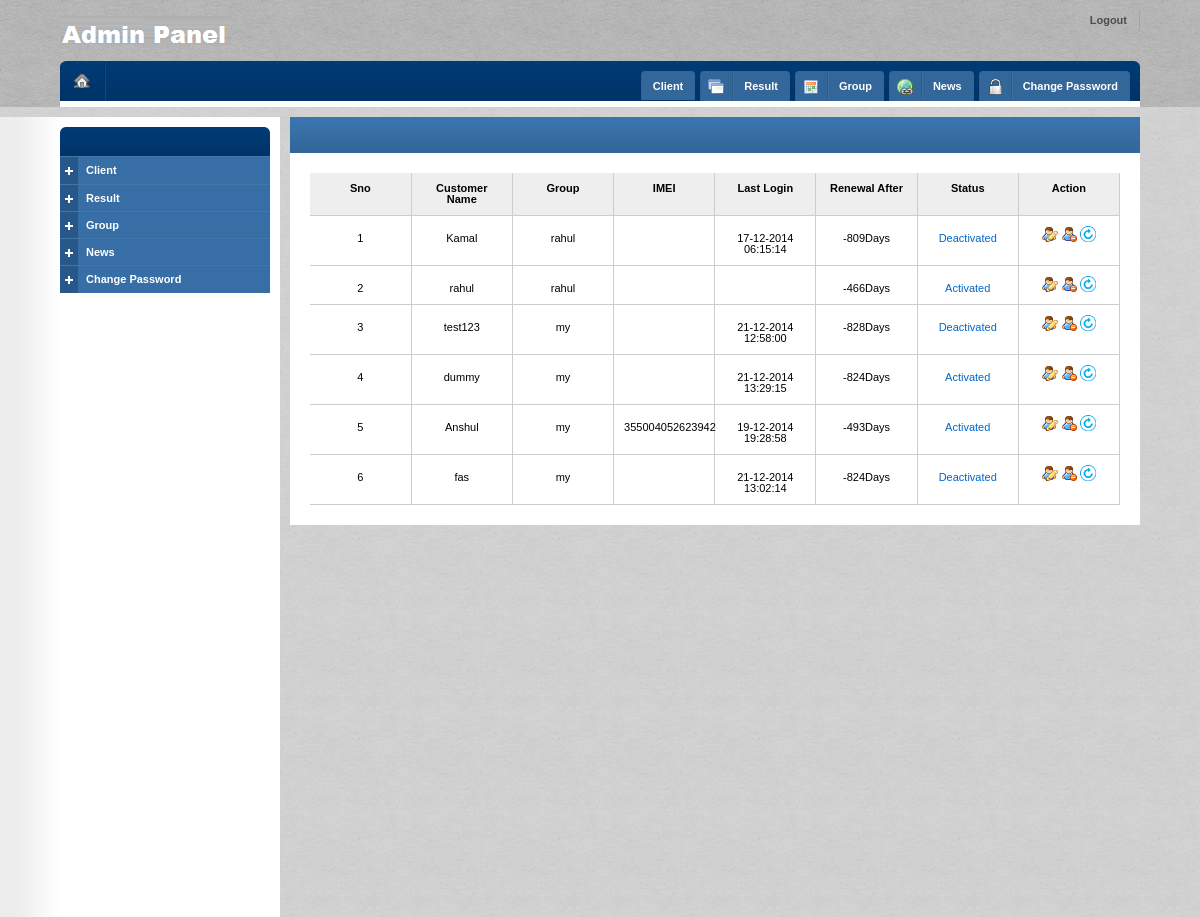
The page /view_client1.php (signed in) on the database its author committed.
### tables this page shows
CREATE TABLE IF NOT EXISTS `customer` (
  `sno` int(8) NOT NULL AUTO_INCREMENT,
  `customer_name` varchar(128) NOT NULL DEFAULT '',
  `login_id` varchar(128) NOT NULL DEFAULT '',
  `password` varchar(128) NOT NULL DEFAULT '',
  `date_of_birth` date NOT NULL,
  `charges` int(8) NOT NULL,
  `profilename` varchar(255) NOT NULL,
  `uid` varchar(128) NOT NULL,
  `active_date` timestamp NOT NULL DEFAULT CURRENT_TIMESTAMP,
  `status` int(8) NOT NULL DEFAULT '0',
  `device_name` varchar(255) DEFAULT NULL,
  `imei` varchar(255) DEFAULT NULL,
  `expiry_date` datetime NOT NULL,
  `last_seen` text,
  `AddBy` varchar(100) NOT NULL,
  `online` tinyint(1) NOT NULL DEFAULT '0',
  PRIMARY KEY (`sno`),
  UNIQUE KEY `sno` (`sno`)
);

### view_client1.php (the view, shortened to what this page needs)
<?php
$currentdate=date('Y-m-d H:i:s');
$query = "select customer_name,profilename,charges,expiry_date,DATEDIFF(expiry_date,'$currentdate'),sno as sno_now,status,login_id,password,uid,date_of_birth,imei,last_seen from customer";
$result =  mysql_query($query) or die('cud not select');
?>
<!DOCTYPE html PUBLIC "-//W3C//DTD XHTML 1.0 Strict//EN" "http://www.w3.org/TR/xhtml1/DTD/xhtml1-strict.dtd">
<html xmlns="http://www.w3.org/1999/xhtml"><head><meta http-equiv="Content-Type" content="text/html; charset=UTF-8">
		<link rel="stylesheet" type="text/css" href="css/reset.css">
		<link rel="stylesheet" type="text/css" href="css/style.css" media="screen">
		<link id="color" rel="stylesheet" type="text/css" href="css/blue.css">
	<link rel="stylesheet" href="css/ui.css"></head>
	<body>
<div id="header">
			<div id="logo">
				<h1><a href="index.php" title="BlackWallet Admin Panel"><img src="image/logo.png" alt="BlackWallet Admin Panel"></a></h1>
			</div>
			<ul id="user">
				<li><a href="logout.php">Logout</a></li>
			</ul>
			<div id="header-inner">
				<div id="home">
					<a href="index.php" title="Home"></a>
				</div>
				<ul id="quick">
					<li>
						<a href="#" title="Products"><span class="normal">Client</span></a>
					</li>
					<li>
						<a href="#" title="Products"><span class="icon"><img src="image/application_double.png" alt="Products"></span><span>Result</span></a>
					</li>
					<li>
						<a href="" title="Events"><span class="icon"><img src="image/calendar.png" alt="Events"></span><span>Group</span></a>
					</li>
					<?php if($_SESSION['username']==='admin'){
					echo "<li>"."<a href=\"\" title=\"Links\"><span class=\"icon\"><img src=\"image/world_link.png\" alt=\"Links\"></span><span>News</span></a><ul style=\"visibility: hidden;\"><li><a href=\"add_news.php\">Add News</a></li><li class=\"last\"><a href=\"view_news.php\">View News</a></li></ul></li>";
					}
					?>
				<li>
						<a href="" title="Links"><span class="icon"><img src="image/password_img.png" alt="Links"></span><span>Change Password</span></a>
					</li>
				</ul>
				<div class="corner tl"></div>
				<div class="corner tr"></div>
			</div>
		</div>
		<div id="content">
			<div id="left">
				<div id="menu">
					<h6 id="h-menu-products" class="selected"><a href="#"><span></span>&nbsp;</a></h6>
					<ul id="menu-products" class="opened">
						<li class="collapsible">
							<a href="#" class="collapsible plus">Client</a>
						</li>
						<li class="collapsible last">
							<a href="#" class="collapsible plus">Result</a>
						</li>
                        <li class="collapsible last">
							<a href="#" class="collapsible plus">Group</a>
						</li>
                        <?php if($_SESSION['username']==='admin'){
						echo "<li class=\"collapsible last\">"."<a href=\"#\" class=\"collapsible plus\">News</a><ul class=\"collapsed\"><li><a href=\"add_news.php\">Add News</a></li><li class=\"last\"><a href=\"view_news.php\">View News</a></li></ul></li>";
						}
						?>
                        <li class="collapsible last">
							<a href="#" class="collapsible plus">Change Password</a>
						</li>
					</ul>
				</div>
				</div>
			<div id="right">
				<div class="box">
					<div class="title">
						<h5>&nbsp;</h5>
					</div>
					<div class="table">
						<form action="view_client.php" method="post">
						<table width="100%" style=" table-layout:fixed;">
							<thead>
								<tr>
                                                                       <th >Sno</th>
									<th >Customer Name</th>
                                    <th>Group</th>
									<th>IMEI</th>
									<th >Last Login</th>
									<th>Renewal After</th>
									<th>Status</th>
									<th>Action</th>
								</tr>
							</thead>
<?php
        $sno= 0;
       while( $row = mysql_fetch_array($result))
         {
         $customer_name = $row[0];
         $profilename = $row[1];
         $charges = $row[2];
         $date = $row[3];
         $renewal=$row[4]."Days";
         $sno_current = $row[5];
         $status = $row[6];
		 $login_id = $row[7];
		 $password= $row[8];
		 $uid = $row[9];
		 $date_of_birth = $row[10];
		 $imei = $row[11];
		 $last_login = $row[12];
          $sno++;
?>
							<tbody>
								<tr>
									<td align="center"  width="2%"><?php echo $sno?></td>
                                <td align="center" width="15%"><?php echo $customer_name?></td>
                                 <td align="center" width="15%" style="overflow:hidden;"><?php echo $profilename?></td>
                                <td align="center" width="10%"><?php echo $imei?></td>
								   <td align="center" width="15%"><?php echo $last_login?></td>
                                <td align="center" width="10%"><?php echo $renewal?></td>
								 <td align="center" width="5%"><a href="status_update_client.php?customer_name=<?php echo $customer_name?>&status=<?php echo $status?>&expiry_date=<?php echo $date?>&charges=<?php echo $charges?>&sno=<?php echo $sno_current?>"><?php if($status == '1'){echo "Activated" ;}else{ echo "Deactivated" ;}?></a></a></td>
                                <td align="center" width="10%" bgcolor="#FFFFFF">
                                 <a href="client_edit.php?customer_name=<?php echo $customer_name?>&profilename=<?php echo $profilename?>&sno=<?php echo $sno_current?>&date_of_birth=<?php echo $date_of_birth?>&charges=<?php echo $charges?>&expiry_date=<?php echo $date?>&login_id=<?php echo $login_id?>&password=<?php echo $password?>&uid=<?php echo $uid?>"  id="edit_button" name="edit_button">
                                <img src="image/icons/user_edit.png" title="Edit Client" width="16" height="16"/>
                                </a>
                               <a href="client_delete.php?customer_name=<?php echo $customer_name?>&profilename=<?php echo $profilename?>&sno=<?php echo $sno_current?>&charges=<?php echo $charges?>" onClick="return confirm('Are you sure to delete this Client?');" id="delete_button" name="delete_button">
                                <img src="image/icons/user_delete.png" title="Delete Client" width="16" height="16"/>
                                </a>
    <a href="client_reset.php?customer_name=<?php echo $customer_name?>&profilename=<?php echo $profilename?>&sno=<?php echo $sno_current?>&charges=<?php echo $charges?>" onClick="return confirm('Are you sure to reset this Client?');" id="reset_button" name="reset_button">
                                <img src="image/icons/refresh.png" title="Reset Client" width="16" height="16"/>
                                </a>
                                </td>
								</tr>
<?php } ?>
							</tbody>
						</table>
						</form>
					</div>
				</div>
				</body></html>

### css/blue.css (style rules this page uses)
#header #header-inner { background: #b0b0b0 url("../image/header_inner.png") repeat-x; }
#header #header-inner #home a { background: url("../image/button_home.png"); }
#header #header-inner #quick li a { background: #336699 url("../image/quick_l.png") no-repeat top left; }
#header #header-inner #quick li span { background: url("../image/quick_r.png") no-repeat top right; border-left: 1px solid #3f6f9f; }
#header #header-inner #quick li span.icon { background: url("../image/quick_l.png") no-repeat top left; border-right: 1px solid #2e5c89; }
#header #header-inner div.corner { background: url("../image/header_inner_corners.png") no-repeat; }
#header #header-inner div.tl { top: 0; left: 0; background-position: 0 0; }
#header #header-inner div.tr { top: 0; right: 0; background-position: -6px 0; }
#content #left #menu h6.selected { background: #00376e url("../image/menu_selected.png") repeat-x; }
#content #left #menu h6.selected a { background: url("../image/menu_l_selected.png") no-repeat top left; }
#content #left #menu h6.selected span { background: url("../image/menu_r_selected.png") no-repeat top right; }
#content #left #menu ul { background: #376ea6; }
#content #left #menu li { border-top: 1px solid #4377ab; border-bottom: 1px solid #326395; }
#content #left #menu li.collapsible { background: url("../image/menu_border.png") no-repeat top left; }
#content div.box div.title { background: #336699 url("../image/title.png") repeat-x; }

### rows shown on the page
customer: customer_name "Kamal", profilename "rahul", last_seen "17-12-2014 06:15:14", renewal "-809Days", status "Deactivated"
customer: customer_name "rahul", profilename "rahul", renewal "-466Days", status "Activated"
customer: customer_name "test123", profilename "my", last_seen "21-12-2014 12:58:00", renewal "-828Days", status "Deactivated"
customer: customer_name "dummy", profilename "my", last_seen "21-12-2014 13:29:15", renewal "-824Days", status "Activated"
customer: customer_name "Anshul", profilename "my", imei "355004052623942", last_seen "19-12-2014 19:28:58", renewal "-493Days", status "Activated"
customer: customer_name "fas", profilename "my", last_seen "21-12-2014 13:02:14", renewal "-824Days", status "Deactivated"
